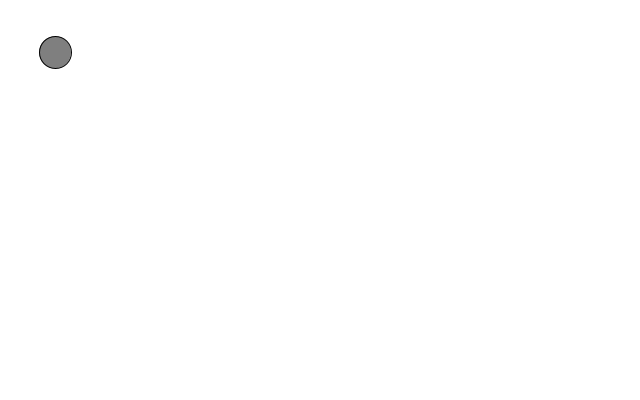
Frame 1 (no input)
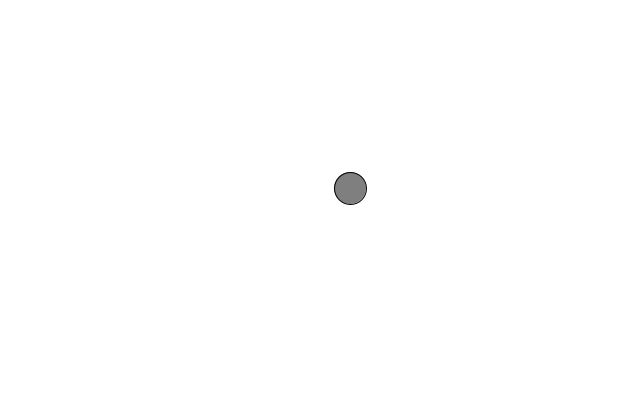
Frame 60 (the mouse pressed at the canvas centre just before this capture)
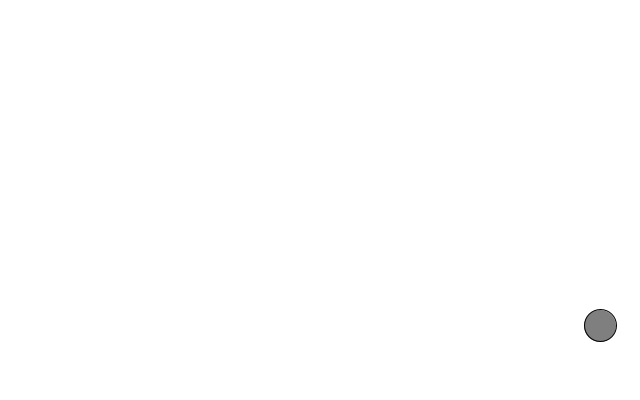
Frame 120 (the mouse held since frame 60 and released just before this capture)

The Processing sketch that drew these frames (run headless with seeded random() and noise(); from frame 60 on, the mouse is pressed at the canvas centre):

// Processing sketch: sketch_002_OOP_1
// ── sketch_002_OOP_1.pde
Ball myBalls;

void setup(){
  size(640,400);
  smooth();
  myBalls = new Ball();
}

void draw(){
  background(255);
  myBalls.update();
  myBalls.checkEdges();
  myBalls.display();
}

// ── Ball.pde
class Ball{
 float x = 50;
 float y = 50;
 float xspeed = 5;
 float yspeed = 2.3;
 float ellipseD = 32;
 
 Ball(){
 }
 
 void display(){
   stroke(0);
   fill(127);
   ellipse(x,y,ellipseD,ellipseD);
 }
 
 void update(){
   x = x + xspeed;
   y = y + yspeed;
 }
 
 void checkEdges(){
   if(x+ellipseD/2 > width || x-ellipseD/2 < 0){
     xspeed = xspeed*-1;
   }
   if(y+ellipseD/2 > height || y-ellipseD/2 < 0){
     yspeed = yspeed*-1;
   }
 }
}
